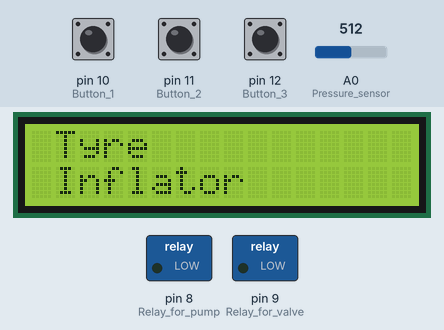
Recording of a sketch running on a simulated Arduino Uno, built with avr-gcc and run on an emulated ATmega328P. On the bench: 16×2 character LCD, switched loads named in the sketch (green lamp = pin HIGH). The inputs (shaded band) are chosen by the test bench; at power-on: pin 11 (Button_2) LOW, A0 (Pressure_sensor) = 512, pin 12 (Button_3) LOW, pin 10 (Button_1) HIGH.

Above: at 0.1 s.
3.3 s: pin 11 (Button_2) pulled HIGH for 1.2 s
At 5.4 s:
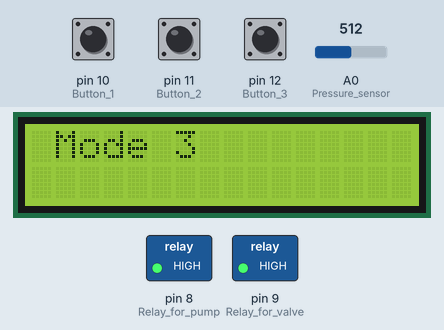
6.0 s: A0 (Pressure_sensor) set to 546
At 7.2 s:
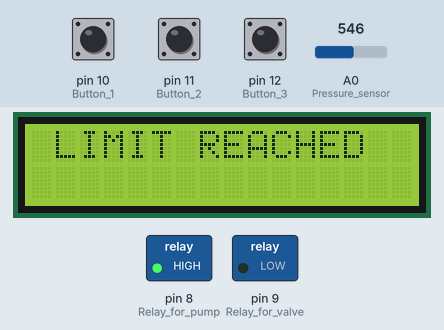
7.5 s: pin 12 (Button_3) pulled HIGH for 1.2 s
At 9.1 s:
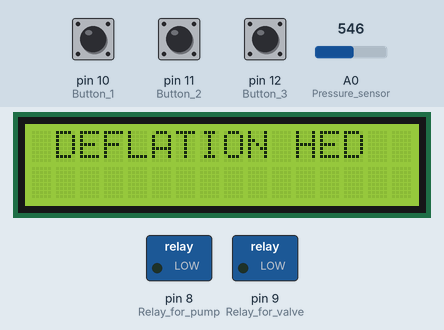
10.2 s: A0 (Pressure_sensor) set to 520
At 12.0 s:
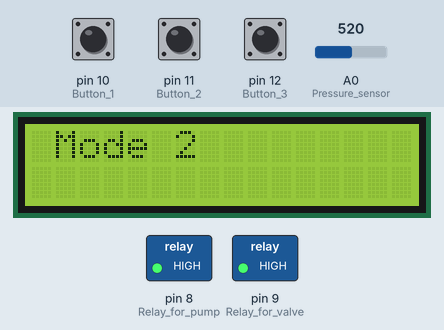
12.6 s: A0 (Pressure_sensor) set to 537
At 13.9 s:
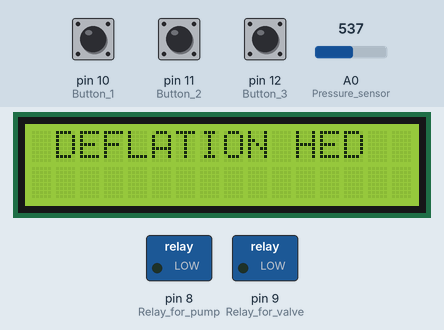
14.6 s: A0 (Pressure_sensor) set to 517
At 15.8 s:
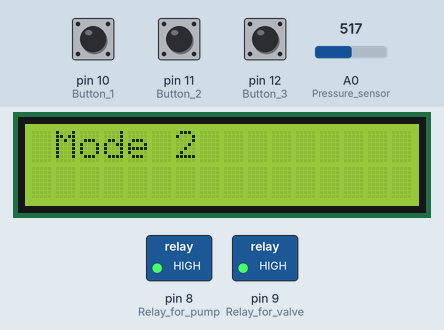
Timing chart, 0 to 17.6 s (numbered marks = the images above; inputs shaded):
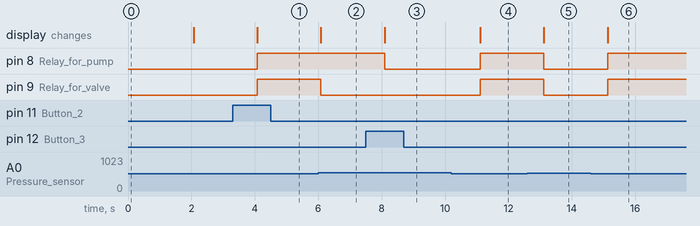

Measured:
- the behaviour switches between 529 and 530 on A0 (Pressure_sensor) (found by bisection; images 1 and 2)
- after the input at 3.3 s, pin 8 (Relay_for_pump), pin 9 (Relay_for_valve): LOW → HIGH after 0.78 s; the display: changes after 0.78 s (image 1)
- after the input at 6.0 s, pin 9 (Relay_for_valve): HIGH → LOW after 0.08 s; the display: changes after 0.08 s (image 2)
- after the input at 7.5 s, pin 8 (Relay_for_pump): HIGH → LOW after 0.59 s; the display: changes after 0.59 s (image 3)
- after the input at 10.2 s, pin 8 (Relay_for_pump), pin 9 (Relay_for_valve): LOW → HIGH after 0.91 s; the display: changes after 0.91 s (image 4)
- after the input at 12.6 s, pin 8 (Relay_for_pump), pin 9 (Relay_for_valve): HIGH → LOW after 0.52 s; the display: changes after 0.52 s (image 5)
- after the input at 14.6 s, pin 8 (Relay_for_pump), pin 9 (Relay_for_valve): LOW → HIGH after 0.53 s; the display: changes after 0.53 s (image 6)

The sketch:

ATIS.ino
```cpp
#include <LiquidCrystal.h>

// Initialize the LCD with the appropriate pins
LiquidCrystal lcd(2, 3, 4, 5, 6, 7);

// Mode flags for selecting modes
int mode1 = 0, mode2 = 0, mode3 = 0;

void setup() {
    // Initialize input pins for pressure sensor and buttons
    pinMode(A0, INPUT);  // Pressure sensor
    pinMode(12, INPUT);  // Button 3 (Mode 3)
    pinMode(11, INPUT);  // Button 2 (Mode 2)
    pinMode(10, INPUT);  // Button 1 (Mode 1)

    // Initialize output pins for relays controlling pump and valve
    pinMode(8, OUTPUT);  // Relay for pump
    pinMode(9, OUTPUT);  // Relay for valve

    // Ensure relays start in the OFF state
    digitalWrite(8, LOW);
    digitalWrite(9, LOW);

    // Start the LCD and display initial message
    lcd.begin(16, 2);
    lcd.setCursor(0, 0);
    lcd.print(" Tyre ");
    lcd.setCursor(0, 1);
    lcd.print(" Inflator ");
    delay(2000);  // Display for 2 seconds
    lcd.clear();
}

void loop() {
    // Clear the LCD for new information
    lcd.clear();

    // Read button states to determine the selected mode
    int button1 = digitalRead(10);
    int button2 = digitalRead(11);
    int button3 = digitalRead(12);

    // Determine the active mode based on button presses
    if (button1 == 0 && button2 == 1 && button3 == 1) {
        mode1 = 1; mode2 = 0; mode3 = 0;  // Activate Mode 1
    }
    if (button1 == 1 && button2 == 0 && button3 == 1) {
        mode1 = 0; mode2 = 1; mode3 = 0;  // Activate Mode 2
    }
    if (button1 == 1 && button2 == 1 && button3 == 0) {
        mode1 = 0; mode2 = 0; mode3 = 1;  // Activate Mode 3
    }

    // Mode 1 logic
    if (mode1 == 1) {
        if (analogRead(A0) >= 520) {  // Check if pressure exceeds limit 1
            lcd.setCursor(0, 0);
            lcd.print(" LIMIT REACHED ");
            digitalWrite(8, HIGH);  // Stop pump
            digitalWrite(9, LOW);   // Keep valve off
        } else {
            lcd.setCursor(0, 0);
            lcd.print(" Mode 1 ");
            digitalWrite(9, HIGH);  // Open valve
            digitalWrite(8, HIGH);  // Start pump
        }
        if (analogRead(A0) >= 522) {  // Check for deflation threshold
            lcd.setCursor(0, 0);
            lcd.print(" DEFLATION ");
            digitalWrite(8, LOW);  // Stop pump
            digitalWrite(9, LOW);  // Stop valve
        }
    }

    // Mode 2 logic
    else if (mode2 == 1) {
        if (analogRead(A0) >= 525) {  // Check if pressure exceeds limit 2
            lcd.setCursor(0, 0);
            lcd.print(" LIMIT REACHED ");
            digitalWrite(8, HIGH);  // Stop pump
            digitalWrite(9, LOW);   // Keep valve off
        } else {
            lcd.setCursor(0, 0);
            lcd.print(" Mode 2 ");
            digitalWrite(9, HIGH);  // Open valve
            digitalWrite(8, HIGH);  // Start pump
        }
        if (analogRead(A0) >= 527) {  // Check for deflation threshold
            lcd.setCursor(0, 0);
            lcd.print(" DEFLATION ");
            digitalWrite(8, LOW);  // Stop pump
            digitalWrite(9, LOW);  // Stop valve
        }
    }

    // Mode 3 logic
    else if (mode3 == 1) {
        if (analogRead(A0) >= 530) {  // Check if pressure exceeds limit 3
            lcd.setCursor(0, 0);
            lcd.print(" LIMIT REACHED ");
            digitalWrite(8, HIGH);  // Stop pump
            digitalWrite(9, LOW);   // Keep valve off
        } else {
            lcd.setCursor(0, 0);
            lcd.print(" Mode 3 ");
            digitalWrite(9, HIGH);  // Open valve
            digitalWrite(8, HIGH);  // Start pump
        }
    }

    delay(1000);  // Wait for 1 second before the next loop iteration
}
```
